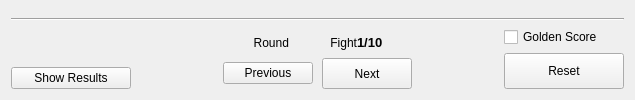
      <widget class="QWidget" name="tab_view">
       <property name="toolTip">
        <string>Score board (Ctrl+2)</string>
       </property>
       <attribute name="icon">
        <iconset resource="ipponboard.qrc">
         <normaloff>:/res/images/logo_team.png</normaloff>:/res/images/logo_team.png</iconset>
       </attribute>
       <attribute name="title">
        <string>Board</string>
       </attribute>
       <layout class="QVBoxLayout" name="verticalLayout_6" stretch="10,0,0">
        <item>
         <widget class="QFrame" name="frame_primary_view">
          <property name="styleSheet">
           <string notr="true"/>
          </property>
          <property name="frameShape">
           <enum>QFrame::Shape::NoFrame</enum>
          </property>
          <property name="frameShadow">
           <enum>QFrame::Shadow::Plain</enum>
          </property>
          <layout class="QVBoxLayout" name="verticalLayout_4">
           <property name="leftMargin">
            <number>0</number>
           </property>
           <property name="topMargin">
            <number>0</number>
           </property>
           <property name="rightMargin">
            <number>0</number>
           </property>
           <property name="bottomMargin">
            <number>0</number>
           </property>
           <item>
            <layout class="QVBoxLayout" name="verticalLayout_3"/>
           </item>
          </layout>
         </widget>
        </item>
        <item>
         <widget class="Line" name="line_2">
          <property name="orientation">
           <enum>Qt::Orientation::Horizontal</enum>
          </property>
         </widget>
        </item>
        <item>
         <layout class="QHBoxLayout" name="horizontalLayout_2" stretch="0,1,0,1,0">
          <property name="spacing">
           <number>12</number>
          </property>
          <item>
           <layout class="QVBoxLayout" name="verticalLayout">
            <property name="spacing">
             <number>0</number>
            </property>
            <property name="leftMargin">
             <number>0</number>
            </property>
            <item>
             <spacer name="verticalSpacer">
              <property name="orientation">
               <enum>Qt::Orientation::Vertical</enum>
              </property>
              <property name="sizeHint" stdset="0">
               <size>
                <width>20</width>
                <height>40</height>
               </size>
              </property>
             </spacer>
            </item>
            <item>
             <widget class="QPushButton" name="button_pause">
              <property name="minimumSize">
               <size>
                <width>120</width>
                <height>0</height>
               </size>
              </property>
              <property name="focusPolicy">
               <enum>Qt::FocusPolicy::NoFocus</enum>
              </property>
              <property name="toolTip">
               <string>Show result screen (F4)</string>
              </property>
              <property name="text">
               <string>Show Results</string>
              </property>
              <property name="icon">
               <iconset resource="ipponboard.qrc">
                <normaloff>:/res/images/off.png</normaloff>
                <normalon>:/res/images/on_green.png</normalon>
                <activeoff>:/res/images/off.png</activeoff>
                <selectedoff>:/res/images/off.png</selectedoff>:/res/images/off.png</iconset>
              </property>
              <property name="iconSize">
               <size>
                <width>24</width>
                <height>24</height>
               </size>
              </property>
              <property name="shortcut">
               <string notr="true"/>
              </property>
              <property name="checkable">
               <bool>true</bool>
              </property>
             </widget>
            </item>
           </layout>
          </item>
          <item>
           <spacer name="horizontalSpacer_10">
            <property name="orientation">
             <enum>Qt::Orientation::Horizontal</enum>
            </property>
            <property name="sizeHint" stdset="0">
             <size>
              <width>40</width>
              <height>20</height>
             </size>
            </property>
           </spacer>
          </item>
          <item>
           <layout class="QVBoxLayout" name="verticalLayout_5">
            <property name="spacing">
             <number>0</number>
            </property>
            <property name="topMargin">
             <number>0</number>
            </property>
            <item>
             <layout class="QHBoxLayout" name="horizontalLayout_4">
              <property name="topMargin">
               <number>0</number>
              </property>
              <item>
               <spacer name="horizontalSpacer_8">
                <property name="orientation">
                 <enum>Qt::Orientation::Horizontal</enum>
                </property>
                <property name="sizeHint" stdset="0">
                 <size>
                  <width>20</width>
                  <height>20</height>
                 </size>
                </property>
               </spacer>
              </item>
              <item>
               <widget class="QLabel" name="label_round">
                <property name="font">
                 <font>
                  <italic>false</italic>
                  <bold>false</bold>
                 </font>
                </property>
                <property name="layoutDirection">
                 <enum>Qt::LayoutDirection::LeftToRight</enum>
                </property>
                <property name="text">
                 <string>Round</string>
                </property>
                <property name="alignment">
                 <set>Qt::AlignmentFlag::AlignRight|Qt::AlignmentFlag::AlignTrailing|Qt::AlignmentFlag::AlignVCenter</set>
                </property>
               </widget>
              </item>
              <item>
               <widget class="ScaledImage" name="widget_currentRound" native="true">
                <property name="minimumSize">
                 <size>
                  <width>20</width>
                  <height>20</height>
                 </size>
                </property>
               </widget>
              </item>
              <item>
               <spacer name="horizontalSpacer_9">
                <property name="orientation">
                 <enum>Qt::Orientation::Horizontal</enum>
                </property>
                <property name="sizeType">
                 <enum>QSizePolicy::Policy::Fixed</enum>
                </property>
                <property name="sizeHint" stdset="0">
                 <size>
                  <width>20</width>
                  <height>20</height>
                 </size>
                </property>
               </spacer>
              </item>
              <item>
               <widget class="QLabel" name="label_8">
                <property name="font">
                 <font>
                  <bold>false</bold>
                 </font>
                </property>
                <property name="frameShape">
                 <enum>QFrame::Shape::NoFrame</enum>
                </property>
                <property name="frameShadow">
                 <enum>QFrame::Shadow::Plain</enum>
                </property>
                <property name="text">
                 <string>Fight</string>
                </property>
                <property name="alignment">
                 <set>Qt::AlignmentFlag::AlignRight|Qt::AlignmentFlag::AlignTrailing|Qt::AlignmentFlag::AlignVCenter</set>
                </property>
               </widget>
              </item>
              <item>
               <widget class="QLabel" name="label_fight">
                <property name="font">
                 <font>
                  <pointsize>10</pointsize>
                  <italic>false</italic>
                  <bold>true</bold>
                 </font>
                </property>
                <property name="text">
                 <string>1/10</string>
                </property>
                <property name="alignment">
                 <set>Qt::AlignmentFlag::AlignLeading|Qt::AlignmentFlag::AlignLeft|Qt::AlignmentFlag::AlignVCenter</set>
                </property>
               </widget>
              </item>
              <item>
               <spacer name="horizontalSpacer_7">
                <property name="orientation">
                 <enum>Qt::Orientation::Horizontal</enum>
                </property>
                <property name="sizeHint" stdset="0">
                 <size>
                  <width>20</width>
                  <height>20</height>
                 </size>
                </property>
               </spacer>
              </item>
             </layout>
            </item>
            <item>
             <layout class="QHBoxLayout" name="layoutTabView" stretch="0,0,0,0">
              <property name="spacing">
               <number>9</number>
              </property>
              <item>
               <spacer name="horizontalSpacer_2">
                <property name="orientation">
                 <enum>Qt::Orientation::Horizontal</enum>
                </property>
                <property name="sizeHint" stdset="0">
                 <size>
                  <width>40</width>
                  <height>20</height>
                 </size>
                </property>
               </spacer>
              </item>
              <item>
               <widget class="QPushButton" name="button_prev">
                <property name="minimumSize">
                 <size>
                  <width>90</width>
                  <height>0</height>
                 </size>
                </property>
                <property name="focusPolicy">
                 <enum>Qt::FocusPolicy::NoFocus</enum>
                </property>
                <property name="toolTip">
                 <string>Re-load previous fight data (Note: the current data will be saved)</string>
                </property>
                <property name="text">
                 <string>Previous</string>
                </property>
                <property name="icon">
                 <iconset resource="ipponboard.qrc">
                  <normaloff>:/res/icons/left.png</normaloff>:/res/icons/left.png</iconset>
                </property>
                <property name="iconSize">
                 <size>
                  <width>16</width>
                  <height>24</height>
                 </size>
                </property>
               </widget>
              </item>
              <item>
               <widget class="QPushButton" name="button_next">
                <property name="minimumSize">
                 <size>
                  <width>90</width>
                  <height>0</height>
                 </size>
                </property>
                <property name="maximumSize">
                 <size>
                  <width>16777215</width>
                  <height>32</height>
                 </size>
                </property>
                <property name="focusPolicy">
                 <enum>Qt::FocusPolicy::NoFocus</enum>
                </property>
                <property name="toolTip">
                 <string>Continue with next fight (current data will be saved)</string>
                </property>
                <property name="text">
                 <string notr="true">Next</string>
                </property>
                <property name="icon">
                 <iconset resource="ipponboard.qrc">
                  <normaloff>:/res/icons/right.png</normaloff>:/res/icons/right.png</iconset>
                </property>
                <property name="iconSize">
                 <size>
                  <width>16</width>
                  <height>24</height>
                 </size>
                </property>
               </widget>
              </item>
              <item>
               <spacer name="horizontalSpacer_6">
                <property name="orientation">
                 <enum>Qt::Orientation::Horizontal</enum>
                </property>
                <property name="sizeHint" stdset="0">
                 <size>
                  <width>40</width>
                  <height>20</height>
                 </size>
                </property>
               </spacer>
              </item>
             </layout>
            </item>
           </layout>
          </item>
          <item>
           <spacer name="horizontalSpacer_11">
            <property name="orientation">
             <enum>Qt::Orientation::Horizontal</enum>
            </property>
            <property name="sizeHint" stdset="0">
             <size>
              <width>40</width>
              <height>20</height>
             </size>
            </property>
           </spacer>
          </item>
          <item>
           <layout class="QVBoxLayout" name="verticalLayout_8" stretch="0,0">
            <property name="spacing">
             <number>6</number>
            </property>
            <property name="leftMargin">
             <number>0</number>
            </property>
            <item>
             <widget class="QCheckBox" name="button_golden_score">
              <property name="minimumSize">
               <size>
                <width>120</width>
                <height>0</height>
               </size>
              </property>
              <property name="focusPolicy">
               <enum>Qt::FocusPolicy::NoFocus</enum>
              </property>
              <property name="toolTip">
               <string>Toggle Golden Score mode</string>
              </property>
              <property name="layoutDirection">
               <enum>Qt::LayoutDirection::LeftToRight</enum>
              </property>
              <property name="text">
               <string>Golden Score</string>
              </property>
              <property name="iconSize">
               <size>
                <width>24</width>
                <height>24</height>
               </size>
              </property>
              <property name="shortcut">
               <string notr="true"/>
              </property>
              <property name="checkable">
               <bool>true</bool>
              </property>
             </widget>
            </item>
            <item>
             <widget class="QPushButton" name="button_reset">
              <property name="sizePolicy">
               <sizepolicy hsizetype="Minimum" vsizetype="MinimumExpanding">
                <horstretch>0</horstretch>
                <verstretch>0</verstretch>
               </sizepolicy>
              </property>
              <property name="minimumSize">
               <size>
                <width>120</width>
                <height>0</height>
               </size>
              </property>
              <property name="maximumSize">
               <size>
                <width>16777215</width>
                <height>16777215</height>
               </size>
              </property>
              <property name="focusPolicy">
               <enum>Qt::FocusPolicy::NoFocus</enum>
              </property>
              <property name="toolTip">
               <string>Reset current scores and timers (Ctrl + Backspace)</string>
              </property>
              <property name="text">
               <string>Reset</string>
              </property>
             </widget>
            </item>
           </layout>
          </item>
         </layout>
        </item>
       </layout>
      </widget>
